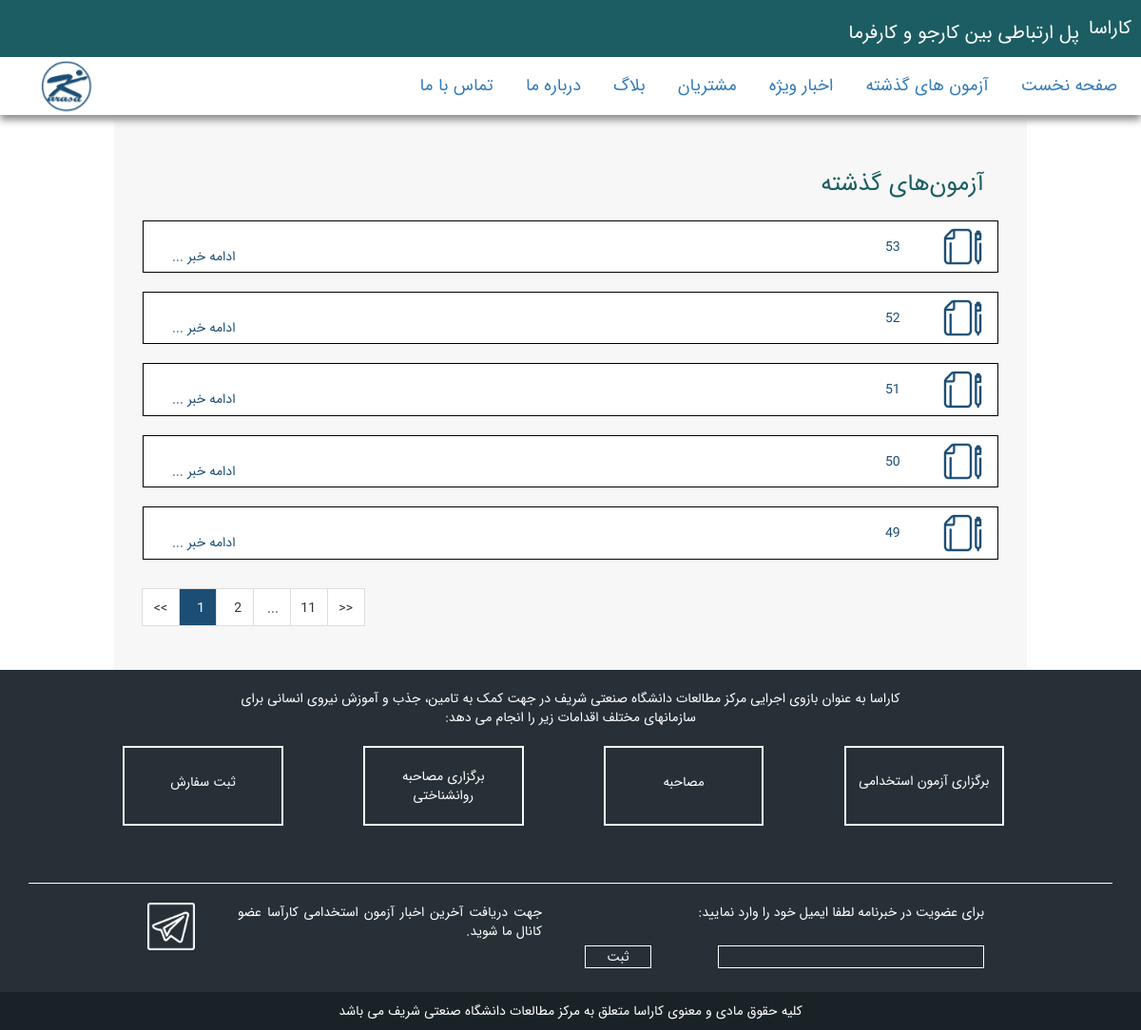
/PassedAzmoon.php, run on the app's committed database.
### tables this page shows
CREATE TABLE azmun (
  ID int NOT NULL AUTO_INCREMENT,
  title VARCHAR(1000)CHARACTER SET utf8,
  typ int,
  ostan VARCHAR(300),
  state int,
  dateAzmun VARCHAR(300),
  dateKart VARCHAR(300),
  dateNatayej VARCHAR(300),
  dateNatayejNahayi VARCHAR(300) ,
  dateMosahebe VARCHAR(300) ,
  englishName VARCHAR(300),
  xmlAdress VARCHAR(300),
  realtime VARCHAR(200),
  PRIMARY KEY (ID)
)  DEFAULT CHARSET=utf8;

### PassedAzmoon.php (the view, shortened to what this page needs)
<?php
include '/Settings.php';
?>
<!DOCTYPE html>
<html lang="fa" dir="rtl">
<head>
    <link rel="stylesheet" href="/css/bootstrap.css"/>
    <link rel="stylesheet" href="/css/global.css"/>
    <link rel="stylesheet" href="/css/home.css"/>
    <link rel="stylesheet" href="https://cdnjs.cloudflare.com/ajax/libs/font-awesome/4.7.0/css/font-awesome.min.css">
</head>
<body>
<?php
include '/header.php';
?>
<div class ="container grayColor main">
    <div class="row">
        <br/>
        <div class="col-md-12">
            <div class="col-md-12 subj">
                آزمون‌های گذشته
            </div>
            <?php
            $query = "SELECT * FROM azmun WHERE (typ='2' and state='1')  ORDER by ID DESC " ;
            $result = $connection->query($query);
            $pagenum = $result->num_rows;
            if ($pagenum>0){
?>
            <div id="replacepagination">
                <?php
                $page = 1;
                $a = ($page-1)*5;
                $query = "SELECT * FROM azmun WHERE (typ='2' and state='1')  ORDER by ID DESC LIMIT $a , 5;";
                $result = $connection->query($query);
                while ($row=$result->fetch_assoc()) {
                    $name=$row['title'];
                    $link = '/azmun/'.$row['englishName']
                    ?>
                    <div class="col-md-12 colorWhite col-sm-12 col-xs-12">
                        <div class="col-md-1 pull-right icon col-xs-1"><img src="/images/pre-news.png" ></div>
                        <div class="col-md-11 col-xs-11">
                            <a class="navnavbarlink" href="<?php echo $link?>"> <?php echo $name?> </a>
                            <a class="navnavbarlink pull-left" href="<?php echo $link?>">  ادامه خبر ...</a>
                        </div>
                    </div>
                    <?php
                }
                ?>
                <div class="pagination-container pull-left">
                    <ul class="pagination">
                        <li id="-1" class="PagedList-skipToNext paginationoldAzmun" rel="prev"> >> </li>
                        <?php
                        $x = floor(($pagenum+4) / 5 );
                        for ($i=1 ; $i <= min($x,2) ; $i++){
                            ?>
                            <li id="<?php echo $i?>" class="paginationoldAzmun <?php if ($i==1) echo "active" ?> "><?php echo $i?></li>
                            <?php
                        }
                        if ($i<max(1,$x)) {
                            ?>
                            <li>...</li>
                            <?php
                        }
                        if ($i<=max(1,$x)) {
                            ?>
                            <li id="<?php echo floor($x) ?>" class="paginationoldAzmun"><?php echo floor($x) ?></li>
                            <?php
                        }
                        ?>
                        <li id="-2" class="PagedList-skipToNext paginationoldAzmun" rel="next"> << </li>
                    </ul>
                </div>
            </div>
            <?php
            }
            ?>
        </div>
    </div>
</div>
<?php
include '/Footer.php';
?>
</body>
</html>

### css/global.css (style rules this page uses)
body { font-family: IRANSans,BYekan; max-width: 1600px; margin: auto; }
ul, menu, dir { -webkit-padding-start: 10px; }
.grayColor { background-color : rgb(247,247,247); }
.subj { color: rgb(27,93,99); padding-top: 10px; padding-bottom: 10px; font-size: 25px; }
.container { width: 80%; margin: 0 auto; padding: 20px 30px; float: left; margin-left: 10%; }

### css/home.css (style rules this page uses)
.navnavbarlink { padding: 0; padding-top: 17px; float: right; text-align: justify; }
.icon { padding-right: 0; padding-left: 0; padding-top: 5px; padding-bottom: 5px; }
.icon img { width: 60%; }
.colorWhite { background-color: white; display: table; margin: 0 auto; margin-top: 10px; margin-bottom: 10px; border: 1px solid black; }
.colorWhite .navnavbarlink { color : #1c4e75; }
.pagination li { width: 40px; height: 40px; position: relative; float: left; padding: 10px 12px; margin-left: -1px; line-height: 1.428571429; text-decoration: none; background-color: #ffffff; border: 1px solid #dddddd; }
.active { background-color: #1c4e75 !important; color: white; }

### data on the page
azmun: title "53"
azmun: title "52"
azmun: title "51"
azmun: title "50"
azmun: title "49"

### other printed values
floor($x) "11"
